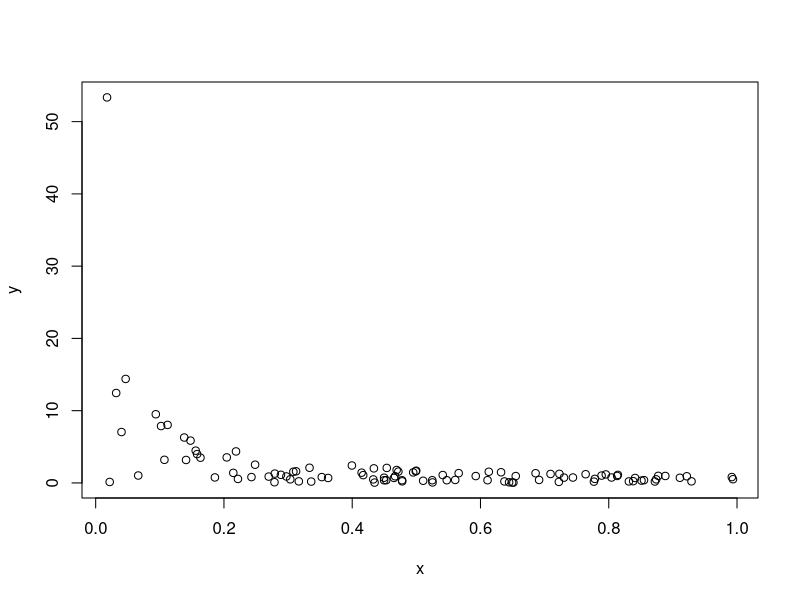
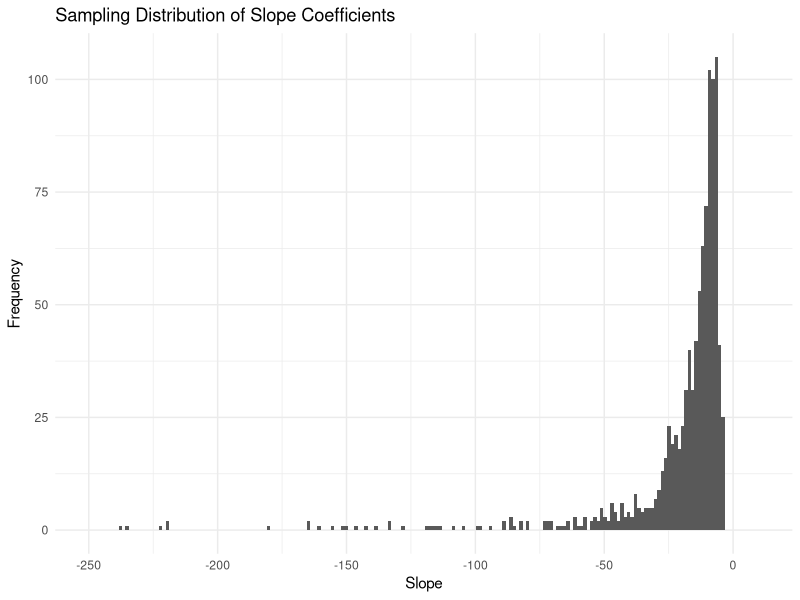
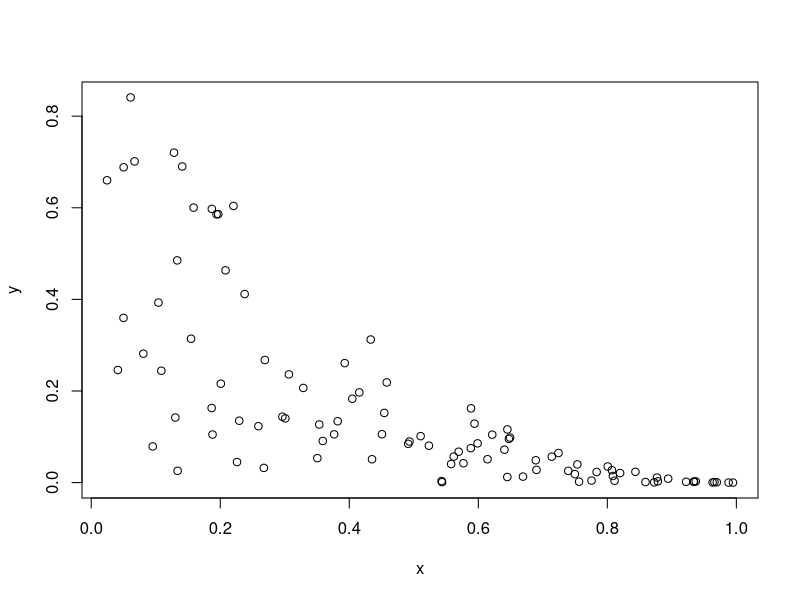
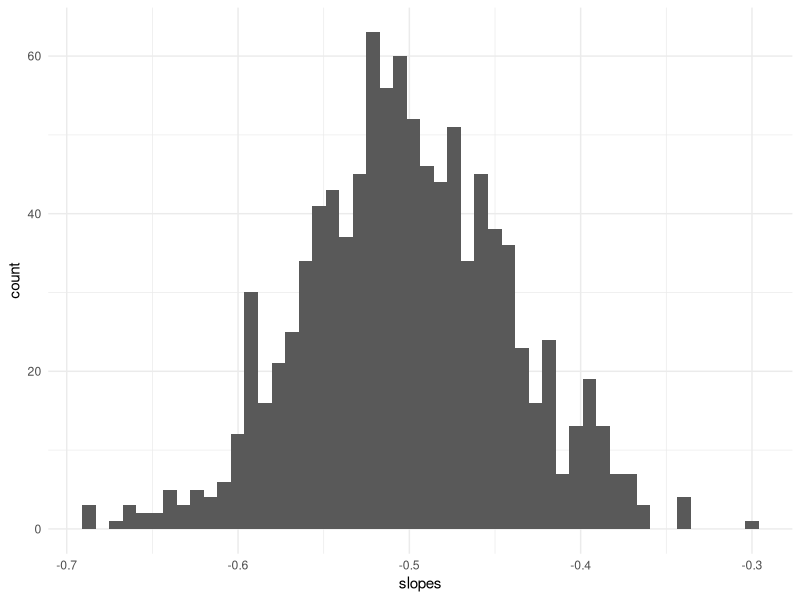

These figures' R source, in order:
## ---- chunk 1
library(tidyverse)
library(sandwich)
library(lmtest)

theme_set(theme_minimal())
## ---- chunk 2
rmystery <- function(n){
  x = runif(n)
  y = runif(n, min=0, max = 1/x)
  data.frame(x=x,y=y)
}
plot(rmystery(100))
## ---- chunk 3
experiment_m <- function(){
  model_a <- lm(y ~ x, data = rmystery(100))
  return(coef(model_a)['x'])
}

slope_data <- data.frame(slopes = replicate(1000, experiment_m()))

slope_data %>% 
  ggplot(aes(x = slopes)) +
  geom_histogram(bins = 200) +
  xlim(-250, 10) +
  labs(title = "Sampling Distribution of Slope Coefficients", x = "Slope", y = "Frequency") +
  theme_minimal()
## ---- chunk 4
renigma <- function(n){
  x = runif(n)
  y = runif(n, min=0, max = (1-x)^2)
  data.frame(x=x,y=y)
}
plot(renigma(100))
## ---- chunk 5
experiment_e <- function(){
  model_b <- lm(y ~ x, data = renigma(100))
  return(coef(model_b)['x'])
}

slope_data_2 <- data.frame(slopes = replicate(1000, experiment_e()))

slope_data_2 %>% 
  ggplot(aes(x = slopes)) +
  geom_histogram(bins = 50)
  labs(title = "Sampling Distribution of Enigma Slope Coefficients", x = "Slope", y = "Frequency") +
  theme_minimal()
